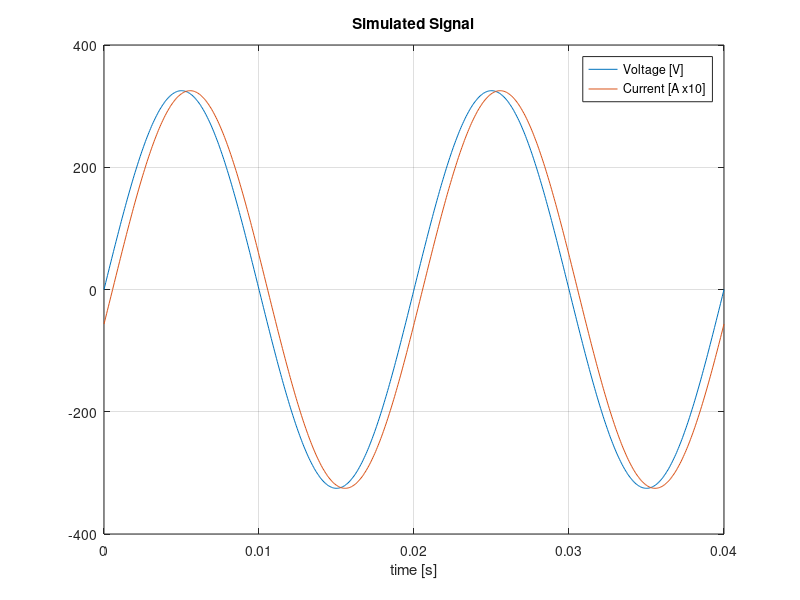
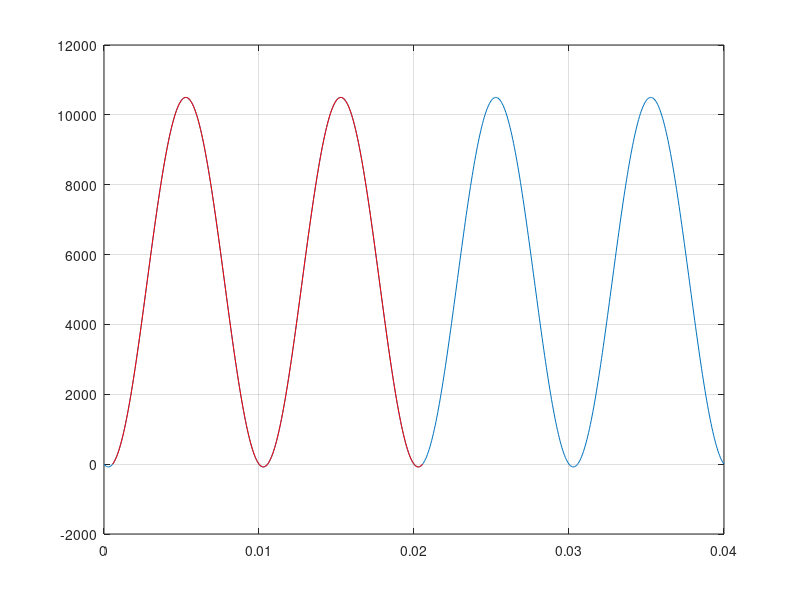

The MATLAB source for these figures, in order:
#! /usr/bin/octave -qf --persist
# AC Circuit Analysis
#
# run this file with:  ./Template.m
# or: octave --persist Template.m
#
# Requires:
# octave-signal that requieres octave-control

clear all
#close all
# Generating Simulated Signal for Testing
f = 50;             # Frequency in Herts
T = 1 / f;          # Period in seconds
w = 2 * pi * f;     # Frequency in rad/s

Veff = 230;           # Voltage Source
Vp = sqrt(2) * Veff;  # Peak Voltage

nT = 2;             # Number of Periods to show
#sT = 26;            # Samples per Period
#sT = 36;            # Samples per Period
sT = 360;            # Samples per Period


#t = 0:T/sT:nT*T;     # Array of time
t = linspace(0, nT*T, sT*nT);
Vs = Vp * sin(w * t);
# Simulated Current fir testing
Ip = Vp / 10;
phi_deg = 0;     # PF = 1, calculation error
#phi_deg = -0.6;     # PF = 1, min value with non calculation error
phi_deg = -10;   # PF = 0.9848
#phi_deg = -20;   # PF = 9397
#phi_deg = -30;   # PF = 0.8660
#phi_deg = -40;   # Capacitive Load.
                # > 0, Current advanced over Voltage
                # Inductive Load, AC Motor.
                # < 0, Current delayed over Voltage
phi_rad = phi_deg / 360 * 2 * pi;
PF = abs(cos(phi_rad))
Is = Ip * sin(w * t + phi_rad);
figure(1);
plot(t, Vs, t, Is*10);
title('Simulated Signal');
xlabel('time [s]');
legend('Voltage [V]', 'Current [A x10]');
grid;

# Calculation Power Phactor of Simulated Signal
Ps = Vs .* Is;
figure(2);
plot(t, Ps);
grid;

# Find Zero Crossing point of Ps
#t0 = zerocrossing(t, Ps);  % error: 'zerocrossing' undefined near line 3, column 5

% Frequency Estimation at Transmitter
% Counting Zero Crossings
t0=[];
i0=[];  # Index where we will insert el 0 value
for n=1:length(Ps)-1
  if Ps(n)>0 && Ps(n+1)<0   % from + to -
    i0(end+1) = n+1;
    t0(end+1) = interp1([Ps(n) Ps(n+1)], [t(n) t(n+1)], 0);
  end
  if Ps(n)<0 && Ps(n+1)>0   % from - to +
    i0(end+1) = n+1;
    t0(end+1) = interp1([Ps(n) Ps(n+1)], [t(n) t(n+1)], 0);
  end
end

# Insert del points where value is 0
for n = 1:length(t0)
    pos = length(t0)-n+1;
    #t0(pos)
    # Insert new interpolated value in the arrays after n
    t = [t(1:i0(pos)-1), t0(pos), t(i0(pos):end)];
    Ps = [Ps(1:i0(pos)-1), 0, Ps(i0(pos):end)];
end

# Update Indexes for zeros cross
i0=[];
for n = 1:length(Ps)
  if Ps(n) == 0
    i0(end+1) = n;
  end
end

% We have 2 zero crossings per period
dt1 = t0(3) - t0(2)
dt2 = t0(4) - t0(3)
phi_m_deg = 360 / (dt2 + dt1) / 2 * dt2
phi_m_rad = pi / (dt2 + dt1) * dt2
PF_m = abs(cos(phi_m_rad))
Vs_m = max(Vs) / sqrt(2)   # Vpeak / sqrt(2)
Is_m = max(Is) / sqrt(2)
Ps_m =  Vs_m * Is_m * PF

printf('\nEnergy, W*s in one Period\n');
Ps_m =  Vs_m * Is_m * PF * T  # Power * T time = W*s

# Integer number of periods of signal
Np = 1;
# 1 Period of the signal = 2 periods of power
Npp = Np * 2;
Ini = 2;
tp = [];
Psp = [];
for n = 1:length(Ps)
  if n >= i0(Ini) && n <= i0(Npp*2+Ini)
    tp(end+1) = t(n);
    Psp(end+1) = Ps(n);
  end
end

plot(t, Ps, tp, Psp, 'r')
grid;

printf('\nEnergy by Itegration of Power in one period.\n');
Es = trapz(tp, Psp) / Np  # Watts * s

# Another way to get Power Factor, NOT WORKING YET
#print('\nEnergy by Effectiva values.\n');
#Veff
#Ieff = Ip / sqrt(2)
#Pseff = Veff * Ieff
#PF2 =  Ps_m / Pseff
#Eeff = Pseff * T  # Power * T time = W*s